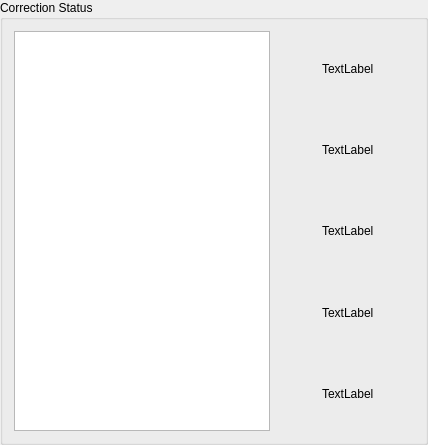
    <widget class="QGroupBox" name="groupBox_3">
     <property name="title">
      <string>Correction Status</string>
     </property>
     <layout class="QGridLayout" name="gridLayout_4">
      <item row="3" column="5">
       <spacer name="horizontalSpacer_8">
        <property name="orientation">
         <enum>Qt::Horizontal</enum>
        </property>
        <property name="sizeType">
         <enum>QSizePolicy::Maximum</enum>
        </property>
        <property name="sizeHint" stdset="0">
         <size>
          <width>40</width>
          <height>20</height>
         </size>
        </property>
       </spacer>
      </item>
      <item row="2" column="4">
       <widget class="QLabel" name="label_status1">
        <property name="text">
         <string>TextLabel</string>
        </property>
       </widget>
      </item>
      <item row="1" column="4">
       <widget class="QLabel" name="label_status0">
        <property name="text">
         <string>TextLabel</string>
        </property>
       </widget>
      </item>
      <item row="3" column="4">
       <widget class="QLabel" name="label_status2">
        <property name="text">
         <string>TextLabel</string>
        </property>
       </widget>
      </item>
      <item row="3" column="2">
       <spacer name="horizontalSpacer_7">
        <property name="orientation">
         <enum>Qt::Horizontal</enum>
        </property>
        <property name="sizeType">
         <enum>QSizePolicy::Maximum</enum>
        </property>
        <property name="sizeHint" stdset="0">
         <size>
          <width>40</width>
          <height>20</height>
         </size>
        </property>
       </spacer>
      </item>
      <item row="1" column="1" rowspan="5">
       <widget class="PyDMLogLabel" name="PyDMLogLabel">
        <property name="sizePolicy">
         <sizepolicy hsizetype="Expanding" vsizetype="Expanding">
          <horstretch>0</horstretch>
          <verstretch>0</verstretch>
         </sizepolicy>
        </property>
        <property name="minimumSize">
         <size>
          <width>0</width>
          <height>400</height>
         </size>
        </property>
        <property name="toolTip">
         <string/>
        </property>
        <property name="whatsThis">
         <string/>
        </property>
        <property name="channel" stdset="0">
         <string>ca://${PREFIX}BO-Glob:AP-TuneCorr:Log-Mon</string>
        </property>
        <property name="dateTimeFmt" stdset="0">
         <string>%Y/%m/%d-%H:%M:%S</string>
        </property>
       </widget>
      </item>
      <item row="4" column="4">
       <widget class="QLabel" name="label_status3">
        <property name="text">
         <string>TextLabel</string>
        </property>
       </widget>
      </item>
      <item row="5" column="4">
       <widget class="QLabel" name="label_status4">
        <property name="text">
         <string>TextLabel</string>
        </property>
       </widget>
      </item>
      <item row="1" column="3">
       <widget class="SiriusLedAlert" name="SiriusLedAlert">
        <property name="toolTip">
         <string/>
        </property>
        <property name="whatsThis">
         <string>PyDMLed specialization to represent 2 states in red/light green.</string>
        </property>
        <property name="channel" stdset="0">
         <string>ca://${PREFIX}BO-Glob:AP-TuneCorr:Status-Mon</string>
        </property>
        <property name="pvbit" stdset="0">
         <number>0</number>
        </property>
       </widget>
      </item>
      <item row="2" column="3">
       <widget class="SiriusLedAlert" name="SiriusLedAlert_2">
        <property name="toolTip">
         <string/>
        </property>
        <property name="whatsThis">
         <string>PyDMLed specialization to represent 2 states in red/light green.</string>
        </property>
        <property name="channel" stdset="0">
         <string>ca://${PREFIX}BO-Glob:AP-TuneCorr:Status-Mon</string>
        </property>
        <property name="pvbit" stdset="0">
         <number>1</number>
        </property>
       </widget>
      </item>
      <item row="3" column="3">
       <widget class="SiriusLedAlert" name="SiriusLedAlert_3">
        <property name="toolTip">
         <string/>
        </property>
        <property name="whatsThis">
         <string>PyDMLed specialization to represent 2 states in red/light green.</string>
        </property>
        <property name="channel" stdset="0">
         <string>ca://${PREFIX}BO-Glob:AP-TuneCorr:Status-Mon</string>
        </property>
        <property name="pvbit" stdset="0">
         <number>2</number>
        </property>
       </widget>
      </item>
      <item row="4" column="3">
       <widget class="SiriusLedAlert" name="SiriusLedAlert_4">
        <property name="toolTip">
         <string/>
        </property>
        <property name="whatsThis">
         <string>PyDMLed specialization to represent 2 states in red/light green.</string>
        </property>
        <property name="channel" stdset="0">
         <string>ca://${PREFIX}BO-Glob:AP-TuneCorr:Status-Mon</string>
        </property>
        <property name="pvbit" stdset="0">
         <number>3</number>
        </property>
       </widget>
      </item>
      <item row="5" column="3">
       <widget class="SiriusLedAlert" name="SiriusLedAlert_5">
        <property name="toolTip">
         <string/>
        </property>
        <property name="whatsThis">
         <string>PyDMLed specialization to represent 2 states in red/light green.</string>
        </property>
        <property name="channel" stdset="0">
         <string>ca://${PREFIX}BO-Glob:AP-TuneCorr:Status-Mon</string>
        </property>
        <property name="pvbit" stdset="0">
         <number>4</number>
        </property>
       </widget>
      </item>
     </layout>
    </widget>
